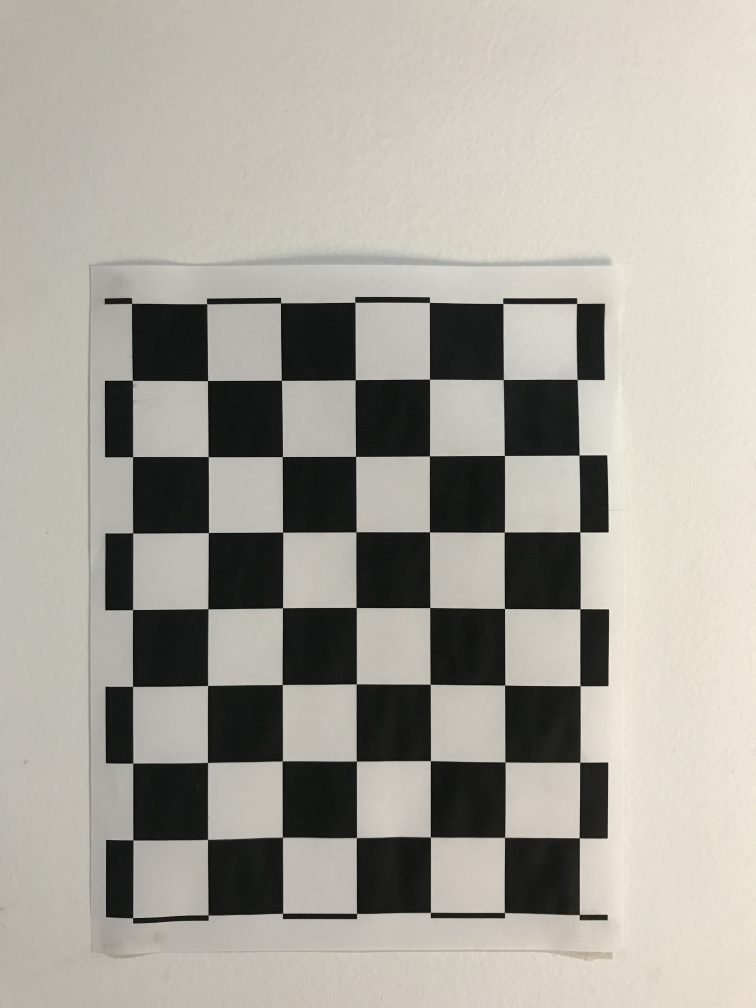
#> input picture Calibration/calibration_images/IMG_7769.JPG, 3024 x 4032 px (shown at 1/4 size); its folder holds 4 pictures in this run
$ python calibrate.py
#> lines starting #> are read from the running program, lines starting #| are printed output that depends on the picture
'''
Created by Omar Padierna "Para11ax" on Jan 1 2019

 This program is free software: you can redistribute it and/or modify
 it under the terms of the GNU General Public License as published by
 the Free Software Foundation, either version 3 of the License, or
 (at your option) any later version.

 This program is distributed in the hope that it will be useful,
 but WITHOUT ANY WARRANTY; without even the implied warranty of
 MERCHANTABILITY or FITNESS FOR A PARTICULAR PURPOSE.  See the
 GNU General Public License for more details.

'''


import cv2
import numpy as np
import glob
from tqdm import tqdm
import PIL.ExifTags
import PIL.Image

#============================================
# Camera calibration
#============================================

#Define size of chessboard target.

chessboard_size = (7,5)

#Define arrays to save detected points
obj_points = [] #3D points in real world space
img_points = [] #3D points in image plane

#Prepare grid and points to display

objp = np.zeros((np.prod(chessboard_size),3),dtype=np.float32)


objp[:,:2] = np.mgrid[0:chessboard_size[0], 0:chessboard_size[1]].T.reshape(-1,2)

#read images

calibration_paths = glob.glob('./calibration_images/*')

#Iterate over images to find intrinsic matrix
for image_path in tqdm(calibration_paths):

	#Load image
	image = cv2.imread(image_path)
#> image is the input picture: shape (4032, 3024, 3); mean B, G, R 155.7, 164, 167.5
	gray_image = cv2.cvtColor(image, cv2.COLOR_BGR2GRAY)
	print("Image loaded, Analizying...")
	#find chessboard corners
	ret,corners = cv2.findChessboardCorners(gray_image, chessboard_size, None)
#> ret = True; corners = 35 rows, first 8: [1132.3, 3346.3], [1132.3, 3043.5], [1130, 2739], [1133.2, 2431.7], [1130.7, 2128.6], [1130.5, 1827.5], [1128.3, 1523.2], [1426.5, 3353]

	if ret == True:
		print("Chessboard detected!")
		print(image_path)
		#define criteria for subpixel accuracy
		criteria = (cv2.TERM_CRITERIA_EPS + cv2.TERM_CRITERIA_MAX_ITER, 30, 0.001)
		#refine corner location (to subpixel accuracy) based on criteria.
		cv2.cornerSubPix(gray_image, corners, (5,5), (-1,-1), criteria)
		obj_points.append(objp)
		img_points.append(corners)

#Calibrate camera
ret, K, dist, rvecs, tvecs = cv2.calibrateCamera(obj_points, img_points,gray_image.shape[::-1], None, None)

#Save parameters into numpy file
np.save("./camera_params/ret", ret)
np.save("./camera_params/K", K)
np.save("./camera_params/dist", dist)
np.save("./camera_params/rvecs", rvecs)
np.save("./camera_params/tvecs", tvecs)

#Get exif data in order to get focal length.
exif_img = PIL.Image.open(calibration_paths[0])
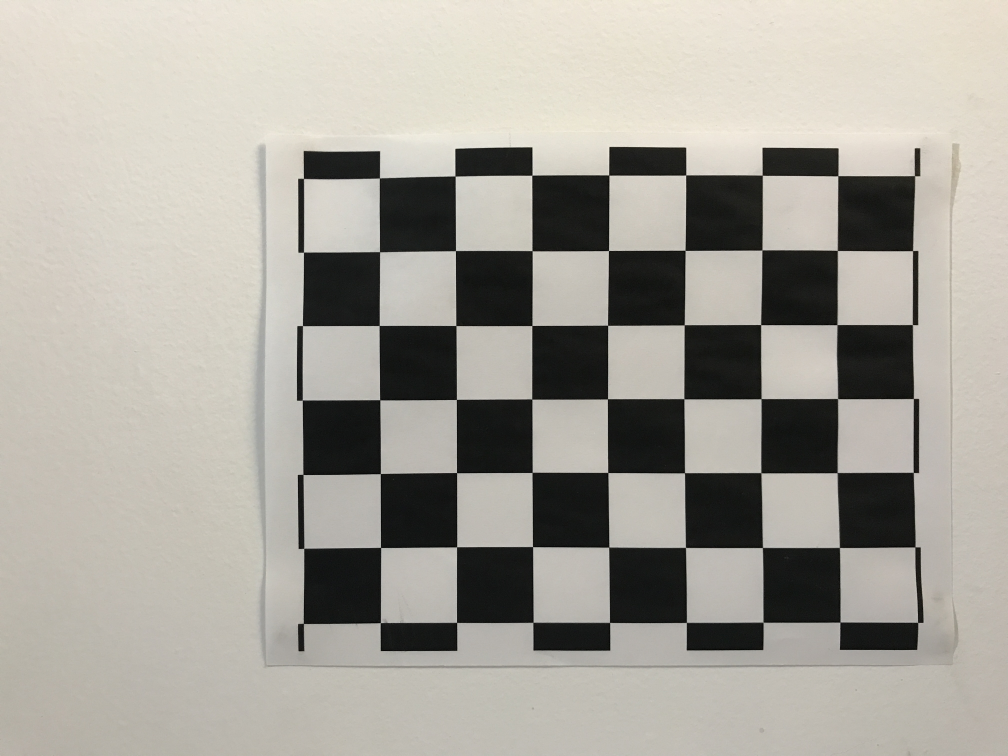
#> exif_img: PIL image 4032x3024 RGB (shown at 1/4 size); mean R, G, B 167.5, 164, 155.7

exif_data = {
	PIL.ExifTags.TAGS[k]:v
	for k, v in exif_img._getexif().items()
	if k in PIL.ExifTags.TAGS}
#> exif_data = 43 items

#Get focal length in tuple form
focal_length_exif = exif_data['FocalLength']

#Get focal length in decimal form
#> (the run stopped early here; a loop or call above may not have finished)
